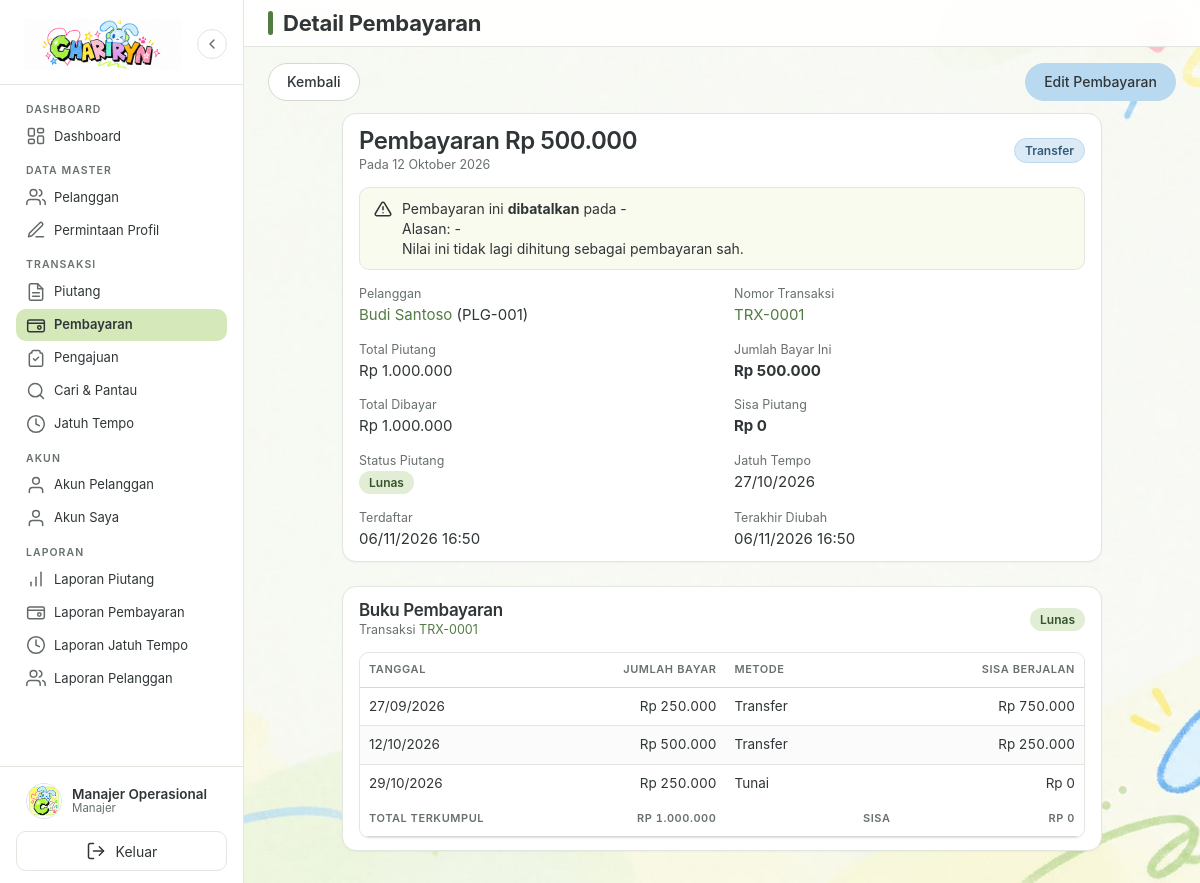
Screenshot of /pembayaran/detail.php?id=2 (signed in) with the database file from the repository.
### tables this page shows
CREATE TABLE IF NOT EXISTS users (
    id_user INT UNSIGNED NOT NULL AUTO_INCREMENT,
    id_pelanggan INT UNSIGNED NULL,
    username VARCHAR(50) NOT NULL,
    password VARCHAR(255) NOT NULL,
    nama VARCHAR(100) NOT NULL,
    role ENUM('pemilik', 'manajer', 'pelanggan') NOT NULL DEFAULT 'manajer',
    status ENUM('belum aktif', 'aktif', 'nonaktif') NOT NULL DEFAULT 'belum aktif',
    token_aktivasi VARCHAR(64) NULL,
    token_aktivasi_berakhir DATETIME NULL,
    created_at DATETIME NOT NULL DEFAULT CURRENT_TIMESTAMP,
    updated_at DATETIME NOT NULL DEFAULT CURRENT_TIMESTAMP ON UPDATE CURRENT_TIMESTAMP,
    PRIMARY KEY (id_user),
    UNIQUE KEY uq_users_username (username),
    UNIQUE KEY uq_users_pelanggan (id_pelanggan),
    KEY idx_users_role_status (role, status),
    CONSTRAINT fk_users_pelanggan
        FOREIGN KEY (id_pelanggan) REFERENCES pelanggan (id_pelanggan)
        ON DELETE CASCADE ON UPDATE CASCADE
);

CREATE TABLE IF NOT EXISTS pembayaran (
    id_pembayaran INT UNSIGNED NOT NULL AUTO_INCREMENT,
    id_piutang INT UNSIGNED NOT NULL,
    tanggal_pembayaran DATE NOT NULL,
    jumlah_bayar DECIMAL(15,2) NOT NULL,
    metode_pembayaran ENUM('Tunai', 'Transfer', 'E-Wallet') NOT NULL,
    keterangan TEXT NULL,
    status ENUM('berlaku', 'dibatalkan') NOT NULL DEFAULT 'berlaku',
    alasan_pembatalan TEXT NULL,
    dibatalkan_at DATETIME NULL,
    created_at DATETIME NOT NULL DEFAULT CURRENT_TIMESTAMP,
    updated_at DATETIME NOT NULL DEFAULT CURRENT_TIMESTAMP ON UPDATE CURRENT_TIMESTAMP,
    PRIMARY KEY (id_pembayaran),
    KEY idx_pembayaran_piutang (id_piutang),
    KEY idx_pembayaran_tanggal (tanggal_pembayaran),
    KEY idx_pembayaran_status (status),
    CONSTRAINT fk_pembayaran_piutang
        FOREIGN KEY (id_piutang) REFERENCES piutang (id_piutang)
        ON DELETE RESTRICT ON UPDATE CASCADE
);

CREATE TABLE IF NOT EXISTS pelanggan (
    id_pelanggan INT UNSIGNED NOT NULL AUTO_INCREMENT,
    kode_pelanggan VARCHAR(20) NOT NULL,
    nama_pelanggan VARCHAR(100) NOT NULL,
    alamat TEXT NULL,
    no_hp VARCHAR(20) NULL,
    email VARCHAR(100) NULL,
    status ENUM('aktif', 'nonaktif') NOT NULL DEFAULT 'aktif',
    created_at DATETIME NOT NULL DEFAULT CURRENT_TIMESTAMP,
    updated_at DATETIME NOT NULL DEFAULT CURRENT_TIMESTAMP ON UPDATE CURRENT_TIMESTAMP,
    PRIMARY KEY (id_pelanggan),
    UNIQUE KEY uq_pelanggan_kode (kode_pelanggan),
    KEY idx_pelanggan_nama (nama_pelanggan),
    KEY idx_pelanggan_status (status)
);

CREATE TABLE IF NOT EXISTS piutang (
    id_piutang INT UNSIGNED NOT NULL AUTO_INCREMENT,
    id_pelanggan INT UNSIGNED NOT NULL,
    no_transaksi VARCHAR(30) NOT NULL,
    tanggal_transaksi DATE NOT NULL,
    total_piutang DECIMAL(15,2) NOT NULL,
    jumlah_dibayar DECIMAL(15,2) NOT NULL DEFAULT 0.00,
    sisa_piutang DECIMAL(15,2) NOT NULL,
    jatuh_tempo DATE NOT NULL,
    status ENUM('Belum Lunas', 'Sebagian', 'Lunas', 'Jatuh Tempo') NOT NULL DEFAULT 'Belum Lunas',
    keterangan TEXT NULL,
    created_at DATETIME NOT NULL DEFAULT CURRENT_TIMESTAMP,
    updated_at DATETIME NOT NULL DEFAULT CURRENT_TIMESTAMP ON UPDATE CURRENT_TIMESTAMP,
    PRIMARY KEY (id_piutang),
    UNIQUE KEY uq_piutang_no_transaksi (no_transaksi),
    KEY idx_piutang_pelanggan (id_pelanggan),
    KEY idx_piutang_tanggal (tanggal_transaksi),
    KEY idx_piutang_jatuh_tempo (jatuh_tempo),
    KEY idx_piutang_status (status),
    KEY idx_piutang_status_tempo (status, jatuh_tempo),
    CONSTRAINT fk_piutang_pelanggan
        FOREIGN KEY (id_pelanggan) REFERENCES pelanggan (id_pelanggan)
        ON DELETE RESTRICT ON UPDATE CASCADE
);

### pembayaran/detail.php (the view, shortened to what the rows shown need)
<?php
requireManajer();
$id = ambilIdDariGet();
$pdo = koneksiDatabase();
$pembayaran = PembayaranService::ambil($pdo, $id);
$riwayat = PembayaranService::ambilPerPiutang($pdo, (int) $pembayaran['id_piutang']);
$totalTerkumpul = 0.0;
foreach ($riwayat as $barisRiwayat) {
    $totalTerkumpul += (float) $barisRiwayat['jumlah_bayar'];
}
$totalTerkumpul = round($totalTerkumpul, 2);
require_once BASE_PATH . '/includes/kepala.php';
?>
<div class="tengah-detail">
<section class="kartu kartu-sempit mb-lg" aria-label="Detail pembayaran">
    <div class="kartu-judul">
        <div>
            <h2 style="font-size:24px;">Pembayaran <?= e(formatRupiah($pembayaran['jumlah_bayar'])) ?></h2>
            <p class="teks-kecil">Pada <?= e(formatTanggalIndonesia((string) $pembayaran['tanggal_pembayaran'], true)) ?></p>
        </div>
        <span class="badge badge-sebagian"><?= e($pembayaran['metode_pembayaran']) ?></span>
    </div>
    <?php if ((string) ($pembayaran['status'] ?? 'berlaku') !== 'berlaku'): ?>
        <div class="alert alert-warning" role="alert">
            <div class="alert-ikon" aria-hidden="true">
            </div>
            <p>
                Pembayaran ini <strong>dibatalkan</strong> pada
                <?= e(formatTanggalWaktuIndonesia((string) ($pembayaran['dibatalkan_at'] ?? ''))) ?><br>
                Alasan: <?= e((string) ($pembayaran['alasan_pembatalan'] ?? '-')) ?><br>
                Nilai ini tidak lagi dihitung sebagai pembayaran sah.
            </p>
        </div>
    <?php endif; ?>
    <div class="form-grid" style="margin:0;">
        <div><span class="teks-kecil">Pelanggan</span><p><a href="<?= BASE_URL ?>pelanggan/detail.php?id=<?= (int) $pembayaran['id_pelanggan'] ?>" data-modal data-judul="Detail <?= e($pembayaran['nama_pelanggan']) ?>"><?= e($pembayaran['nama_pelanggan']) ?></a> (<?= e($pembayaran['kode_pelanggan']) ?>)</p></div>
        <div><span class="teks-kecil">Nomor Transaksi</span><p><a href="<?= BASE_URL ?>piutang/detail.php?id=<?= (int) $pembayaran['id_piutang'] ?>" data-modal data-judul="Histori Piutang <?= e($pembayaran['no_transaksi']) ?>"><?= e($pembayaran['no_transaksi']) ?></a></p></div>
        <div><span class="teks-kecil">Total Piutang</span><p><?= e(formatRupiah($pembayaran['total_piutang'])) ?></p></div>
        <div><span class="teks-kecil">Jumlah Bayar Ini</span><p><strong><?= e(formatRupiah($pembayaran['jumlah_bayar'])) ?></strong></p></div>
        <div><span class="teks-kecil">Total Dibayar</span><p><?= e(formatRupiah($pembayaran['jumlah_dibayar'])) ?></p></div>
        <div><span class="teks-kecil">Sisa Piutang</span><p><strong><?= e(formatRupiah($pembayaran['sisa_piutang'])) ?></strong></p></div>
        <div><span class="teks-kecil">Status Piutang</span><p><?= badgeStatus((string) $pembayaran['status']) ?></p></div>
        <div><span class="teks-kecil">Jatuh Tempo</span><p><?= e(formatTanggalIndonesia((string) $pembayaran['jatuh_tempo'])) ?></p></div>
        <div><span class="teks-kecil">Terdaftar</span><p><?= e(formatTanggalWaktuIndonesia((string) $pembayaran['created_at'])) ?></p></div>
        <div><span class="teks-kecil">Terakhir Diubah</span><p><?= e(formatTanggalWaktuIndonesia((string) $pembayaran['updated_at'])) ?></p></div>
    </div>
</section>
<section class="kartu kartu-sempit" aria-label="Buku pembayaran piutang">
    <div class="kartu-judul">
        <div>
            <h3>Buku Pembayaran</h3>
            <p class="teks-kecil">Transaksi <a href="<?= BASE_URL ?>piutang/detail.php?id=<?= (int) $pembayaran['id_piutang'] ?>" data-modal data-judul="Histori Piutang <?= e($pembayaran['no_transaksi']) ?>"><?= e($pembayaran['no_transaksi']) ?></a></p>
        </div>
        <?= badgeStatus((string) $pembayaran['status']) ?>
    </div>
    <div class="table-wrapper">
        <table class="tabel">
            <thead>
                <tr>
                    <th class="col-tanggal">Tanggal</th>
                    <th class="angka col-angka">Jumlah Bayar</th>
                    <th class="col-metode">Metode</th>
                    <th class="angka col-angka">Sisa Berjalan</th>
                </tr>
            </thead>
            <tbody>
                <?php $jalan = round((float) $pembayaran['total_piutang'], 2); ?>
                <?php foreach ($riwayat as $barisRiwayat): ?>
                    <?php $jalan = round($jalan - (float) $barisRiwayat['jumlah_bayar'], 2); ?>
                    <tr <?= (int) $barisRiwayat['id_pembayaran'] === $id ? 'aria-current="true"' : '' ?>>
                        <td><?= e(formatTanggalIndonesia((string) $barisRiwayat['tanggal_pembayaran'])) ?></td>
                        <td class="angka"><?= e(formatRupiah($barisRiwayat['jumlah_bayar'])) ?></td>
                        <td><?= e($barisRiwayat['metode_pembayaran']) ?></td>
                        <td class="angka"><?= e(formatRupiah(max(0.0, $jalan))) ?></td>
                    </tr>
                <?php endforeach; ?>
            </tbody>
            <tfoot>
                <tr>
                    <th class="col-tanggal">Total Terkumpul</th>
                    <th class="angka col-angka"><?= e(formatRupiah($totalTerkumpul)) ?></th>
                    <th class="angka col-metode">Sisa</th>
                    <th class="angka col-angka"><?= e(formatRupiah($pembayaran['sisa_piutang'])) ?></th>
                </tr>
            </tfoot>
        </table>
    </div>
</section>
</div>
<?php require_once BASE_PATH . '/includes/footer.php'; ?>

### includes/sidebar.php (shortened to what the rows shown need)
<?php
$peran_sidebar = roleUser();
?>
<aside class="sidebar" id="sidebar">
<?php
$nama_profil = (string) (userSaatIni()['nama'] ?? 'Pengguna');
$label_role_profil = labelRole($peran_sidebar);
?>
    <div class="sidebar-kaki">
        <div class="profil-ringkas">
            <div class="profil-info">
                <span class="nama-user"><?= e($nama_profil) ?></span>
                <span class="role-user"><?= e($label_role_profil) ?></span>
            </div>
        </div>
    </div>
</aside>

### helpers/piutang.php (shortened to what the rows shown need)
<?php
function badgeStatus(string $status): string
{
    $kelas = match ($status) {
        'Lunas' => 'badge-lunas',
        'Sebagian' => 'badge-sebagian',
        'Jatuh Tempo' => 'badge-jatuh-tempo',
        default => 'badge-belum-lunas',
    };
    return '<span class="badge ' . $kelas . '">' . e($status) . '</span>';
}

### rows the page displays
users: nama "Manajer Operasional"
pembayaran: jumlah_bayar "Rp 500.000", tanggal_pembayaran "12 Oktober 2026", metode_pembayaran "Transfer", dibatalkan_at "-", alasan_pembatalan "-", pelanggan.nama_pelanggan "Budi Santoso", pelanggan.kode_pelanggan "PLG-001", id_piutang.no_transaksi "TRX-0001", id_piutang.total_piutang "Rp 1.000.000", id_piutang.jumlah_dibayar "Rp 1.000.000", id_piutang.sisa_piutang "Rp 0", id_piutang.status "Lunas Lunas", id_piutang.jatuh_tempo "27/10/2026", created_at "06/11/2026 16:50", updated_at "06/11/2026 16:50", tanggal_pembayaran "12/10/2026", jalan "Rp 250.000", id_piutang.sisa_piutang "RP 0"
pembayaran: tanggal_pembayaran "27/09/2026", jumlah_bayar "Rp 250.000", metode_pembayaran "Transfer", formatRupiah(max(0.0, $jalan)) "Rp 750.000"
pembayaran: tanggal_pembayaran "29/10/2026", jumlah_bayar "Rp 250.000", metode_pembayaran "Tunai", jalan "Rp 0"

### other values shown
$label "Dashboard Pelanggan Permintaan Profil Piutang Pembayaran Pengajuan Cari & Pantau Jatuh Tempo Akun Pelanggan Akun Saya Laporan Piutang Laporan Pembayaran Laporan Jatuh Tempo Laporan Pelanggan"
$label_role_profil "Manajer"
$judul_halaman "Detail Pembayaran"
formatRupiah($totalTerkumpul) "RP 1.000.000"
